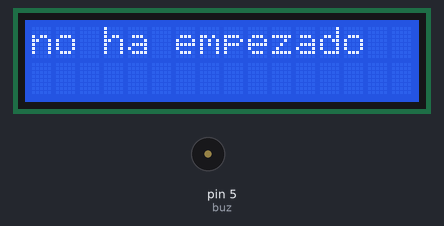
Recording of a sketch running on a simulated Arduino Uno, built with avr-gcc and run on an emulated ATmega328P. On the bench: 16×2 character LCD, buzzer (waves = sounding). The local clock reads 2024-03-15 10:24:30 at power-on unless the sketch sets it; what the sketch prints to the serial monitor is not drawn.

Above: at 3.9 s.
At 129.1 s:
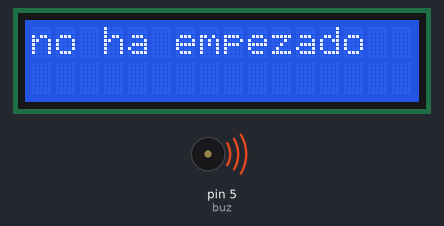
Timing chart, 0 to 130.0 s (numbered marks = the images above):
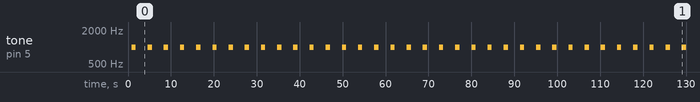

Measured:
- by itself, tone on pin 5 (buz): alternates 1000 Hz for 1.0 s and silent for 2.8 s

The sketch:

Practica-6.1.ino
```cpp
#include <DallasTemperature.h>
#include <OneWire.h>
#include <Wire.h>
#include <RTClib.h>
#include <LiquidCrystal_I2C.h>
const int pindators = 3;
OneWire oneone(pindators);
DallasTemperature sensor(&oneone);
LiquidCrystal_I2C lcd(0x27, 16, 2);
int bomba = 1;
int buz = 5;
RTC_DS3231 reloj;

void setup() {
  Serial.begin(9600);
  sensor.begin();
  pinMode(bomba,OUTPUT);
  pinMode(buz,OUTPUT);
  lcd.init();
  lcd.backlight();
  lcd.clear();
if (! reloj.begin()) {
 Serial.println("Modulo RTC no encontrado !");
 while (1);
 }
 reloj.adjust(DateTime(__DATE__, __TIME__));
}

void loop() {
  sensor.requestTemperatures();
DateTime fecha = reloj.now();
tone(buz, 1000);  // Establece una frecuencia de 1000 Hz
  delay(1000);            // Espera un segundo
  noTone(buz);      // Detiene el sonido
  delay(1000);            // Espera un segundo
 Serial.print(" ");
 Serial.print(fecha.hour());
 Serial.print(":");
 Serial.print(fecha.minute());
 Serial.print(":");
 Serial.println(fecha.second());
  Serial.print(fecha.day());
 Serial.print("/");
 Serial.print(fecha.month());
 Serial.print("/");
 Serial.print(fecha.year());

 delay(1000);

 if(fecha.minute() == 37){//se ajusta el minuto en que va a regar agua
   lcd.clear();
  lcd.setCursor(0, 0);
  lcd.print("se regara agua");
    lcd.setCursor(0, 1);
  lcd.print(sensor.getTempCByIndex(0));
  delay(1000);
  digitalWrite(bomba,LOW);
 }
if(fecha.minute() < 37 ||fecha.minute() > 37){//se pone el rango para ver a que hora no regara
     lcd.clear();
  lcd.setCursor(0, 0); // X, Y
  lcd.print("no ha empezado");
  digitalWrite(bomba,HIGH);
}
 }

//configuracion de pines
/*
lcd conectado al modulo
conectar el modulo a los pines SCL y SDA del aruino
o conectar el SCL al pin A4 y el SDA al pin A5
conectar la alimentacion del modulo VCC y GND
conectar el reloj con las mismas instrucciones del modulo de SCL y SDA
conectar la alimentacion del reloj a VCC y GND
conectar el modulo de rele(dependiendo de cual vayan a usar) al pin 1
conecta la alimentacion del modulo de rele a VCC y GND
*/
```
